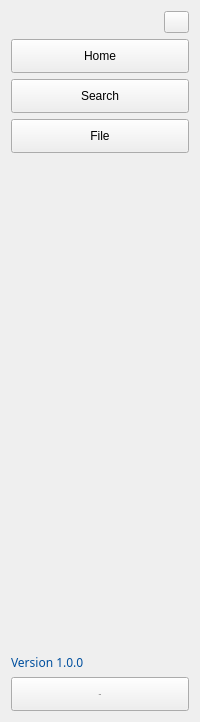
      <widget class="QWidget" name="sidebar_max">
       <layout class="QVBoxLayout" name="verticalLayout">
        <item alignment="Qt::AlignRight">
         <widget class="QPushButton" name="sb_minimise_but">
          <property name="sizePolicy">
           <sizepolicy hsizetype="Fixed" vsizetype="Fixed">
            <horstretch>0</horstretch>
            <verstretch>0</verstretch>
           </sizepolicy>
          </property>
          <property name="minimumSize">
           <size>
            <width>0</width>
            <height>20</height>
           </size>
          </property>
          <property name="maximumSize">
           <size>
            <width>25</width>
            <height>16777215</height>
           </size>
          </property>
          <property name="cursor">
           <cursorShape>PointingHandCursor</cursorShape>
          </property>
          <property name="text">
           <string/>
          </property>
          <property name="icon">
           <iconset resource="assets/icons/resources.qrc">
            <normaloff>:/newPrefix/light_back.png</normaloff>:/newPrefix/light_back.png</iconset>
          </property>
         </widget>
        </item>
        <item>
         <widget class="QPushButton" name="sb_max_home_but">
          <property name="minimumSize">
           <size>
            <width>0</width>
            <height>34</height>
           </size>
          </property>
          <property name="cursor">
           <cursorShape>PointingHandCursor</cursorShape>
          </property>
          <property name="text">
           <string>Home</string>
          </property>
          <property name="icon">
           <iconset resource="assets/icons/resources.qrc">
            <normaloff>:/newPrefix/light_home.png</normaloff>:/newPrefix/light_home.png</iconset>
          </property>
         </widget>
        </item>
        <item>
         <widget class="QPushButton" name="sb_max_search_but">
          <property name="minimumSize">
           <size>
            <width>0</width>
            <height>34</height>
           </size>
          </property>
          <property name="cursor">
           <cursorShape>PointingHandCursor</cursorShape>
          </property>
          <property name="text">
           <string>Search</string>
          </property>
          <property name="icon">
           <iconset resource="assets/icons/resources.qrc">
            <normaloff>:/newPrefix/light_search.png</normaloff>:/newPrefix/light_search.png</iconset>
          </property>
         </widget>
        </item>
        <item>
         <widget class="QPushButton" name="sb_max_file_but">
          <property name="minimumSize">
           <size>
            <width>0</width>
            <height>34</height>
           </size>
          </property>
          <property name="cursor">
           <cursorShape>PointingHandCursor</cursorShape>
          </property>
          <property name="text">
           <string>File</string>
          </property>
          <property name="icon">
           <iconset resource="assets/icons/resources.qrc">
            <normaloff>:/newPrefix/light_file.png</normaloff>:/newPrefix/light_file.png</iconset>
          </property>
         </widget>
        </item>
        <item>
         <spacer name="verticalSpacer">
          <property name="orientation">
           <enum>Qt::Vertical</enum>
          </property>
          <property name="sizeHint" stdset="0">
           <size>
            <width>20</width>
            <height>495</height>
           </size>
          </property>
         </spacer>
        </item>
        <item>
         <widget class="QLabel" name="sb_version_label">
          <property name="font">
           <font>
            <family>Aptos</family>
           </font>
          </property>
          <property name="styleSheet">
           <string notr="true">color: #004f9e;</string>
          </property>
          <property name="text">
           <string>Version 1.0.0</string>
          </property>
         </widget>
        </item>
        <item>
         <widget class="QPushButton" name="sb_max_close_but">
          <property name="minimumSize">
           <size>
            <width>0</width>
            <height>34</height>
           </size>
          </property>
          <property name="font">
           <font>
            <family>Aptos</family>
            <pointsize>-1</pointsize>
            <weight>50</weight>
            <italic>false</italic>
            <bold>false</bold>
           </font>
          </property>
          <property name="cursor">
           <cursorShape>PointingHandCursor</cursorShape>
          </property>
          <property name="text">
           <string>Close</string>
          </property>
          <property name="icon">
           <iconset resource="assets/icons/resources.qrc">
            <normaloff>:/newPrefix/light_close.png</normaloff>:/newPrefix/light_close.png</iconset>
          </property>
         </widget>
        </item>
       </layout>
      </widget>
